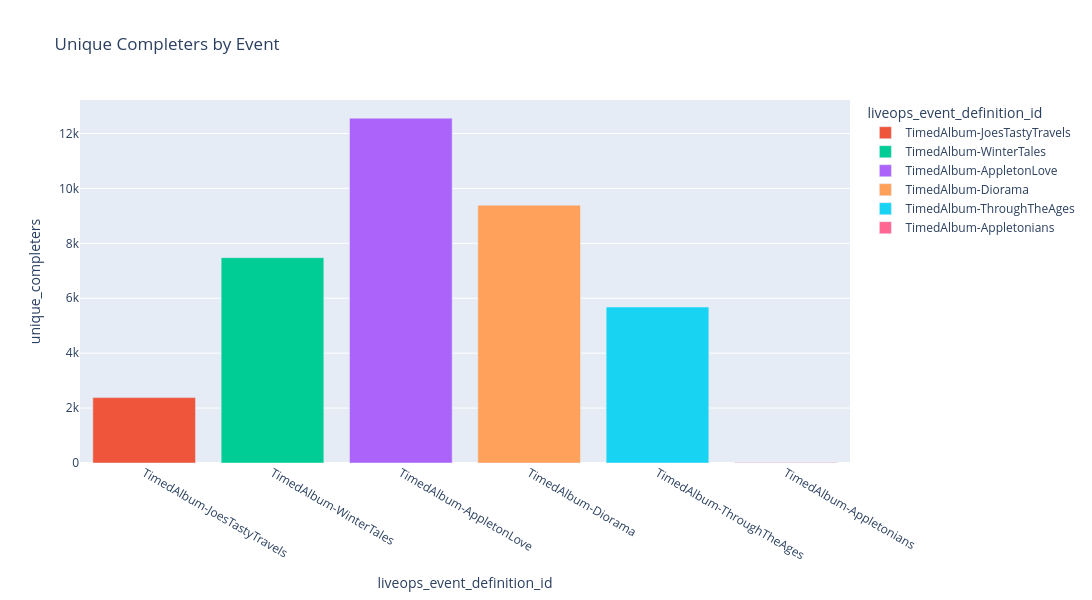
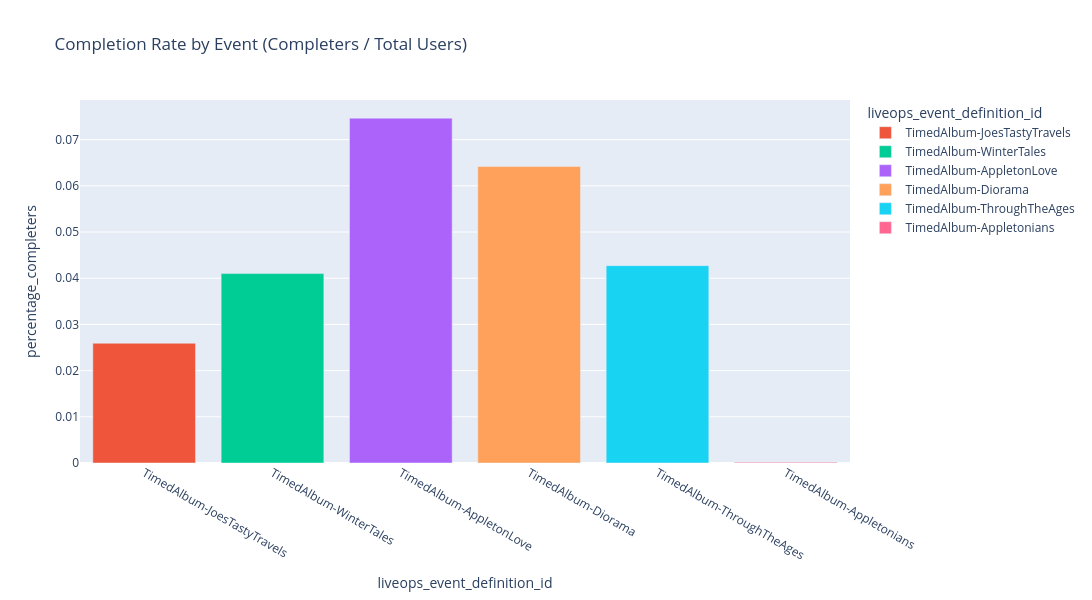

These figures' notebook cell, in order:
### Markdown cell above
### Users

Bar charts of absolute completer counts and completion rate (completers / total users) per event.

### Code cell
fig = px.bar(data_completers_per_event, 
# Bar chart of absolute completer counts per event
              x='liveops_event_definition_id', 
              y='unique_completers',
              color='liveops_event_definition_id',
              title='Unique Completers by Event',
              width=1200,
              height=600,
              hover_data={'unique_completers': True, 'pct_change_completers': ':.2%'},
              category_orders={'liveops_event_definition_id': custom_order})

fig.show()

fig = px.bar(data_completers_per_event, 
              x='liveops_event_definition_id', 
              y='percentage_completers',
              color='liveops_event_definition_id',
              title='Completion Rate by Event (Completers / Total Users)',
              width=1200,
              height=600,
              hover_data={'percentage_completers': ':.2%', 'unique_completers': True, 'pct_change_completers': ':.2%'},
              category_orders={'liveops_event_definition_id': custom_order})

fig.show()

### Figure 1 — Plotly figure (JSON) as saved in the notebook; plotly's stock layout.template omitted (floating-point values rounded to 4 significant figures)
{"data": [{"customdata": [[NaN]], "hovertemplate": "liveops_event_definition_id=%{x}<br>unique_completers=%{y}<br>pct_change_completers=%{customdata[0]:.2%}<extra></extra>", "legendgroup": "TimedAlbum-JoesTastyTravels", "marker": {"color": "#EF553B", "pattern": {"shape": ""}}, "name": "TimedAlbum-JoesTastyTravels", "orientation": "v", "showlegend": true, "textposition": "auto", "type": "bar", "x": ["TimedAlbum-JoesTastyTravels"], "xaxis": "x", "y": [2381], "yaxis": "y"}, {"customdata": [[2.141]], "hovertemplate": "liveops_event_definition_id=%{x}<br>unique_completers=%{y}<br>pct_change_completers=%{customdata[0]:.2%}<extra></extra>", "legendgroup": "TimedAlbum-WinterTales", "marker": {"color": "#00cc96", "pattern": {"shape": ""}}, "name": "TimedAlbum-WinterTales", "orientation": "v", "showlegend": true, "textposition": "auto", "type": "bar", "x": ["TimedAlbum-WinterTales"], "xaxis": "x", "y": [7479], "yaxis": "y"}, {"customdata": [[0.6792]], "hovertemplate": "liveops_event_definition_id=%{x}<br>unique_completers=%{y}<br>pct_change_completers=%{customdata[0]:.2%}<extra></extra>", "legendgroup": "TimedAlbum-AppletonLove", "marker": {"color": "#ab63fa", "pattern": {"shape": ""}}, "name": "TimedAlbum-AppletonLove", "orientation": "v", "showlegend": true, "textposition": "auto", "type": "bar", "x": ["TimedAlbum-AppletonLove"], "xaxis": "x", "y": [12559], "yaxis": "y"}, {"customdata": [[-0.2524]], "hovertemplate": "liveops_event_definition_id=%{x}<br>unique_completers=%{y}<br>pct_change_completers=%{customdata[0]:.2%}<extra></extra>", "legendgroup": "TimedAlbum-Diorama", "marker": {"color": "#FFA15A", "pattern": {"shape": ""}}, "name": "TimedAlbum-Diorama", "orientation": "v", "showlegend": true, "textposition": "auto", "type": "bar", "x": ["TimedAlbum-Diorama"], "xaxis": "x", "y": [9389], "yaxis": "y"}, {"customdata": [[-0.3951]], "hovertemplate": "liveops_event_definition_id=%{x}<br>unique_completers=%{y}<br>pct_change_completers=%{customdata[0]:.2%}<extra></extra>", "legendgroup": "TimedAlbum-ThroughTheAges", "marker": {"color": "#19d3f3", "pattern": {"shape": ""}}, "name": "TimedAlbum-ThroughTheAges", "orientation": "v", "showlegend": true, "textposition": "auto", "type": "bar", "x": ["TimedAlbum-ThroughTheAges"], "xaxis": "x", "y": [5679], "yaxis": "y"}, {"customdata": [[-0.9965]], "hovertemplate": "liveops_event_definition_id=%{x}<br>unique_completers=%{y}<br>pct_change_completers=%{customdata[0]:.2%}<extra></extra>", "legendgroup": "TimedAlbum-Appletonians", "marker": {"color": "#FF6692", "pattern": {"shape": ""}}, "name": "TimedAlbum-Appletonians", "orientation": "v", "showlegend": true, "textposition": "auto", "type": "bar", "x": ["TimedAlbum-Appletonians"], "xaxis": "x", "y": [20], "yaxis": "y"}], "layout": {"barmode": "relative", "height": 600, "legend": {"title": {"text": "liveops_event_definition_id"}, "tracegroupgap": 0}, "title": {"text": "Unique Completers by Event"}, "width": 1200, "xaxis": {"anchor": "y", "categoryarray": ["NoTimedAlbum", "TimedAlbum-JoesTastyTravels", "TimedAlbum-WinterTales", "TimedAlbum-AppletonLove", "TimedAlbum-Diorama", "TimedAlbum-ThroughTheAges", "TimedAlbum-Appletonians"], "categoryorder": "array", "domain": [0, 1], "title": {"text": "liveops_event_definition_id"}}, "yaxis": {"anchor": "x", "domain": [0, 1], "title": {"text": "unique_completers"}}}}

### Figure 2 — Plotly figure (JSON) as saved in the notebook; plotly's stock layout.template omitted (floating-point values rounded to 4 significant figures)
{"data": [{"customdata": [[2381.0, NaN]], "hovertemplate": "liveops_event_definition_id=%{x}<br>percentage_completers=%{y:.2%}<br>unique_completers=%{customdata[0]}<br>pct_change_completers=%{customdata[1]:.2%}<extra></extra>", "legendgroup": "TimedAlbum-JoesTastyTravels", "marker": {"color": "#EF553B", "pattern": {"shape": ""}}, "name": "TimedAlbum-JoesTastyTravels", "orientation": "v", "showlegend": true, "textposition": "auto", "type": "bar", "x": ["TimedAlbum-JoesTastyTravels"], "xaxis": "x", "y": [0.02592], "yaxis": "y"}, {"customdata": [[7479.0, 2.141]], "hovertemplate": "liveops_event_definition_id=%{x}<br>percentage_completers=%{y:.2%}<br>unique_completers=%{customdata[0]}<br>pct_change_completers=%{customdata[1]:.2%}<extra></extra>", "legendgroup": "TimedAlbum-WinterTales", "marker": {"color": "#00cc96", "pattern": {"shape": ""}}, "name": "TimedAlbum-WinterTales", "orientation": "v", "showlegend": true, "textposition": "auto", "type": "bar", "x": ["TimedAlbum-WinterTales"], "xaxis": "x", "y": [0.041], "yaxis": "y"}, {"customdata": [[12560.0, 0.6792]], "hovertemplate": "liveops_event_definition_id=%{x}<br>percentage_completers=%{y:.2%}<br>unique_completers=%{customdata[0]}<br>pct_change_completers=%{customdata[1]:.2%}<extra></extra>", "legendgroup": "TimedAlbum-AppletonLove", "marker": {"color": "#ab63fa", "pattern": {"shape": ""}}, "name": "TimedAlbum-AppletonLove", "orientation": "v", "showlegend": true, "textposition": "auto", "type": "bar", "x": ["TimedAlbum-AppletonLove"], "xaxis": "x", "y": [0.07466], "yaxis": "y"}, {"customdata": [[9389.0, -0.2524]], "hovertemplate": "liveops_event_definition_id=%{x}<br>percentage_completers=%{y:.2%}<br>unique_completers=%{customdata[0]}<br>pct_change_completers=%{customdata[1]:.2%}<extra></extra>", "legendgroup": "TimedAlbum-Diorama", "marker": {"color": "#FFA15A", "pattern": {"shape": ""}}, "name": "TimedAlbum-Diorama", "orientation": "v", "showlegend": true, "textposition": "auto", "type": "bar", "x": ["TimedAlbum-Diorama"], "xaxis": "x", "y": [0.06418], "yaxis": "y"}, {"customdata": [[5679.0, -0.3951]], "hovertemplate": "liveops_event_definition_id=%{x}<br>percentage_completers=%{y:.2%}<br>unique_completers=%{customdata[0]}<br>pct_change_completers=%{customdata[1]:.2%}<extra></extra>", "legendgroup": "TimedAlbum-ThroughTheAges", "marker": {"color": "#19d3f3", "pattern": {"shape": ""}}, "name": "TimedAlbum-ThroughTheAges", "orientation": "v", "showlegend": true, "textposition": "auto", "type": "bar", "x": ["TimedAlbum-ThroughTheAges"], "xaxis": "x", "y": [0.04273], "yaxis": "y"}, {"customdata": [[20.0, -0.9965]], "hovertemplate": "liveops_event_definition_id=%{x}<br>percentage_completers=%{y:.2%}<br>unique_completers=%{customdata[0]}<br>pct_change_completers=%{customdata[1]:.2%}<extra></extra>", "legendgroup": "TimedAlbum-Appletonians", "marker": {"color": "#FF6692", "pattern": {"shape": ""}}, "name": "TimedAlbum-Appletonians", "orientation": "v", "showlegend": true, "textposition": "auto", "type": "bar", "x": ["TimedAlbum-Appletonians"], "xaxis": "x", "y": [0.0001873], "yaxis": "y"}], "layout": {"barmode": "relative", "height": 600, "legend": {"title": {"text": "liveops_event_definition_id"}, "tracegroupgap": 0}, "title": {"text": "Completion Rate by Event (Completers / Total Users)"}, "width": 1200, "xaxis": {"anchor": "y", "categoryarray": ["NoTimedAlbum", "TimedAlbum-JoesTastyTravels", "TimedAlbum-WinterTales", "TimedAlbum-AppletonLove", "TimedAlbum-Diorama", "TimedAlbum-ThroughTheAges", "TimedAlbum-Appletonians"], "categoryorder": "array", "domain": [0, 1], "title": {"text": "liveops_event_definition_id"}}, "yaxis": {"anchor": "x", "domain": [0, 1], "title": {"text": "percentage_completers"}}}}
